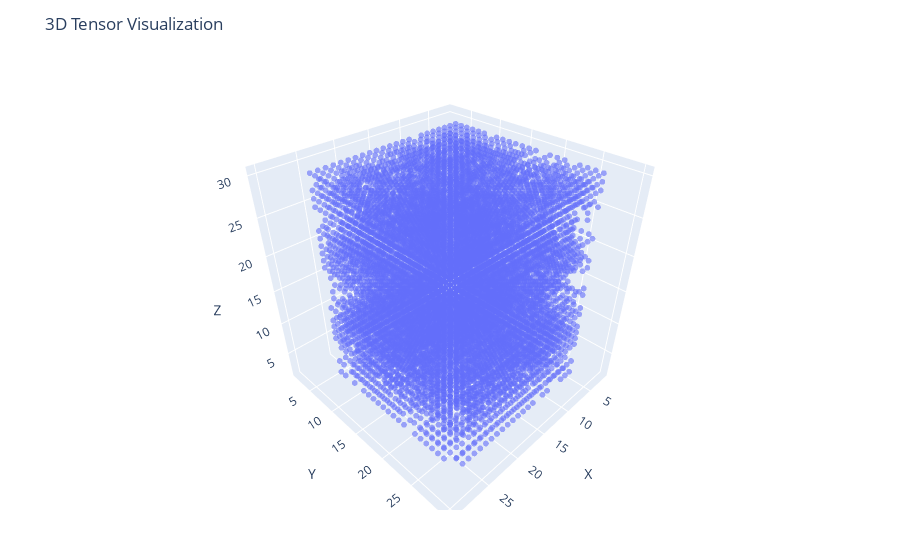

Notebook cell for this chart:
### Code cell
face = toFaceCurveTensor(asTen)
plotTensor(face.tensor)

### Figure 1 — Plotly figure (JSON) as saved in the notebook; plotly's stock layout.template omitted (floating-point values rounded to 4 significant figures; data arrays with more than 128 entries replaced by an {"elided": "..."} marker saying what was removed)
{"data": [{"marker": {"opacity": 0.6, "size": 2}, "mode": "markers", "type": "scatter3d", "x": {"elided": "10243 int values"}, "y": {"elided": "10243 int values"}, "z": {"elided": "10243 int values"}}], "layout": {"margin": {"b": 50, "l": 50, "r": 50, "t": 60}, "scene": {"aspectmode": "cube", "xaxis": {"range": [1, 31], "title": "X"}, "yaxis": {"range": [1, 31], "title": "Y"}, "zaxis": {"range": [1, 31], "title": "Z"}}, "title": "3D Tensor Visualization"}}
